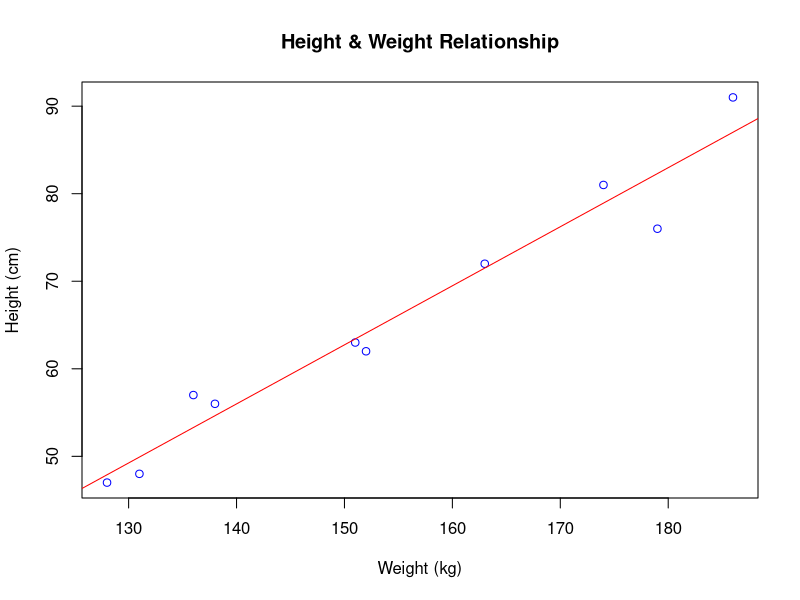
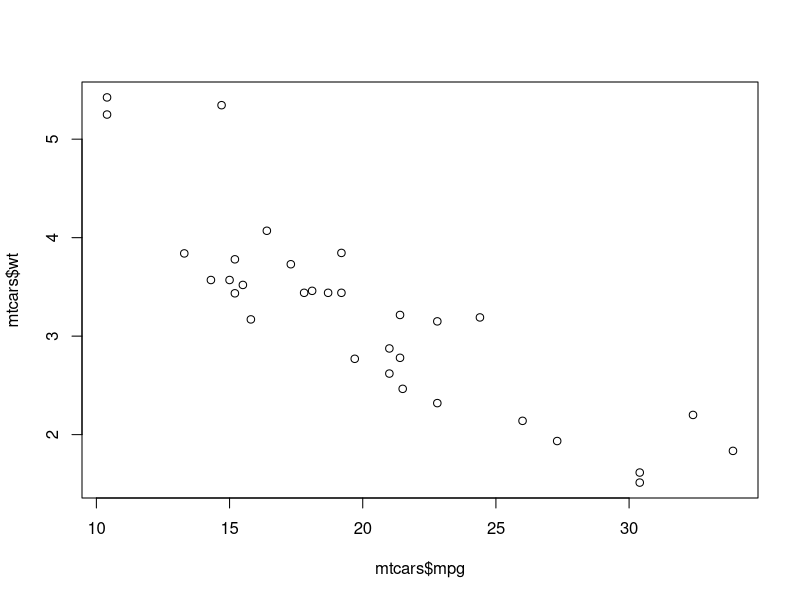
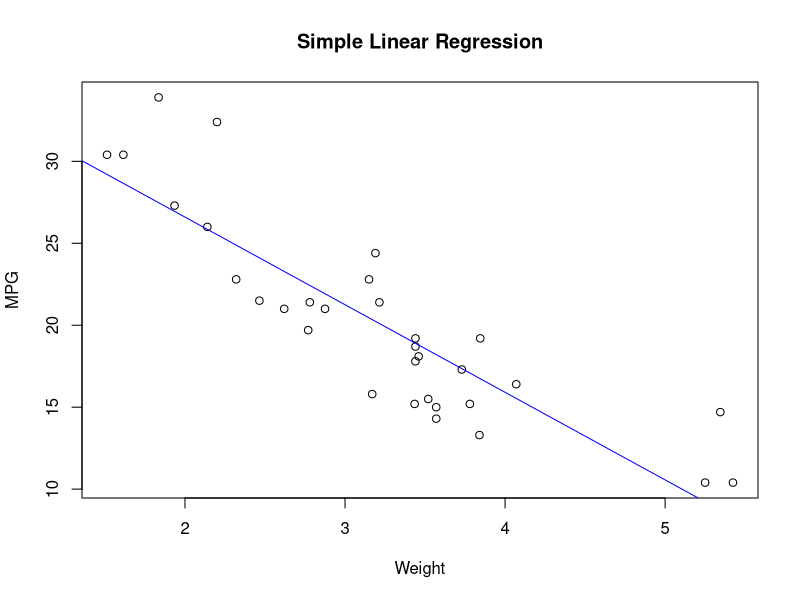
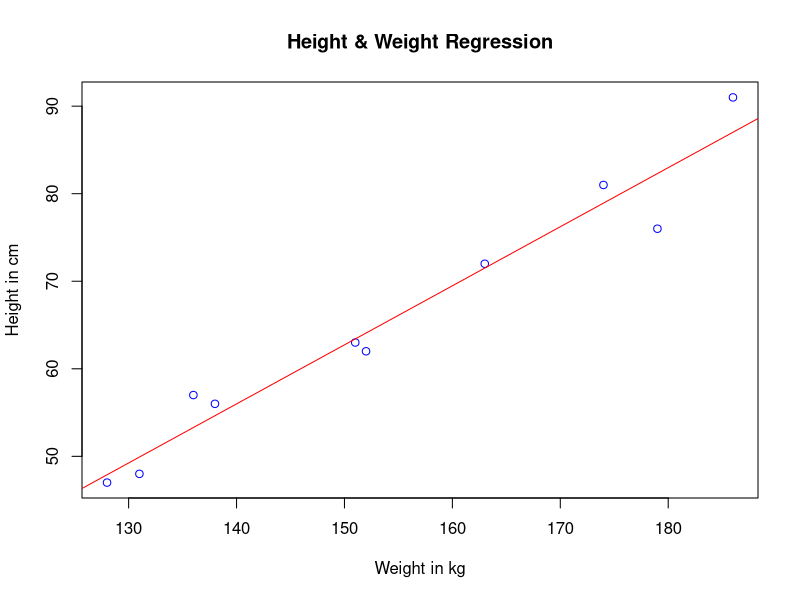

These charts were generated, in order, by the following R code:
X <- c(151, 174, 138, 186, 128, 136, 179, 163, 152, 131)
Y <- c(63, 81, 56, 91, 47, 57, 76, 72, 62, 48)
plot(X, Y, col = "blue", main = "Height & Weight Relationship", xlab = "Weight (kg)", ylab = "Height (cm)")
relation <- lm(Y ~ X)
print(summary(relation))
new_data <- data.frame(X = 170)
result <- predict(relation, new_data)
print(result)
abline(relation, col = "red")
png(file = "linear_regression_plot.png")
plot(X, Y, col = "blue", main = "Height & Weight Regression", xlab = "Weight in kg", ylab = "Height in cm")
abline(relation, col = "red")
dev.off()



















data(mtcars)
head(mtcars)
plot(mtcars$mpg, mtcars$wt)
model <- lm(mpg ~ wt, data = mtcars)
predict(model)
summary(model)
plot(mtcars$wt, mtcars$mpg, main = "Simple Linear Regression", xlab = "Weight", ylab = "MPG")
abline(model, col = "blue")
